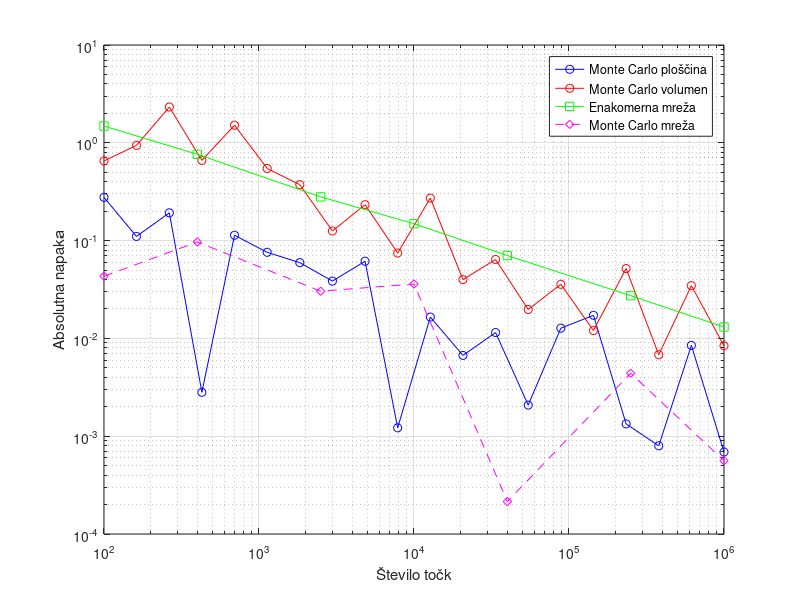
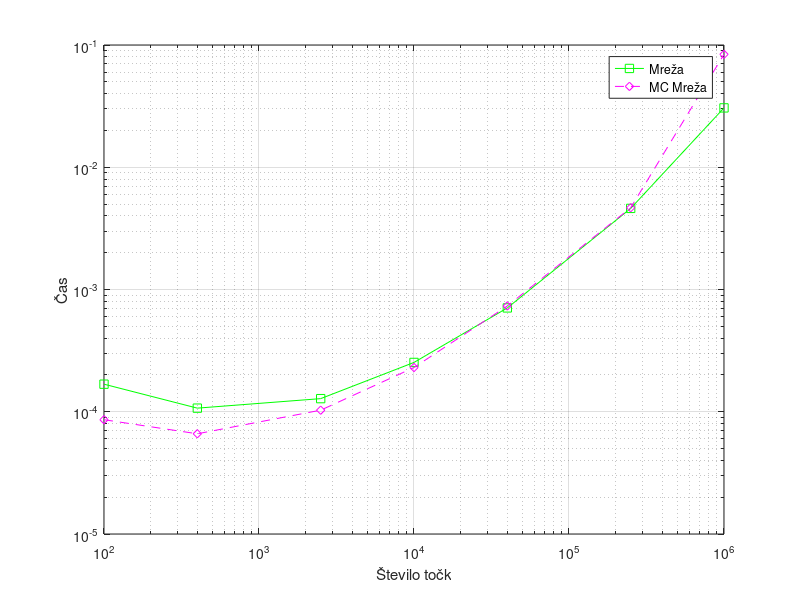

MATLAB code to generate these figures, in order:
%prva naloga

%parametri za elipso in elipsoid 
a = 2; %x
b = 1; %y
c = 3; %z

prava_ploscina = pi * a * b;
pravi_volumen = (4/3)*pi*a*b*c;


%parametri za monte carlo
N_vrednosti = round(logspace(2, 6, 20));
napaka_ploscina = zeros(size(N_vrednosti));
napaka_volumen = zeros(size(N_vrednosti));
cas_ploscina = zeros(size(N_vrednosti));
cas_volumen = zeros(size(N_vrednosti));

%integral za ploscino
for i = 1:length(N_vrednosti)
    N = N_vrednosti(i);
    x = -a + 2*a*rand(N,1);
    y = -b + 2*b*rand(N,1);
    tic;
    znotraj = (x.^2 / a^2 + y.^2 / b^2) <= 1;
    priblizek_ploscina = 4*a*b * sum(znotraj) / N;
    napaka_ploscina(i) = abs(priblizek_ploscina-prava_ploscina);
    cas_ploscina(i) = toc;
end

% integral za volumen
for i = 1:length(N_vrednosti)
    N = N_vrednosti(i);
    x = -a + 2*a*rand(N, 1);
    y = -b + 2*b*rand(N, 1);
    z = -c + 2*c*rand(N, 1);
    tic;
    znotraj = (x.^2 / a^2 + y.^2 / b^2 + z.^2 / c^2) <= 1;
    priblizek_volumen = 8*a*b*c * sum(znotraj) / N;
    napaka_volumen(i) = abs(priblizek_volumen - pravi_volumen);
    cas_volumen(i) = toc;
end

%enakomerna mreza
n_vrednosti = [10, 20, 50, 100, 200, 500, 1000];
n_mreza = n_vrednosti.^2;
napaka_ploscina_mreza = zeros(size(n_vrednosti));
cas_mreza = zeros(size(n_vrednosti));

for i = 1:length(n_vrednosti)
    n = n_vrednosti(i);
    x = linspace(-a, a, n);
    y = linspace(-b, b, n);
    [X, Y] = meshgrid(x, y);
    tic;
    znotraj = (X.^2 / a^2 + Y.^2 / b^2) <= 1;
    priblizek_ploscine_mreza = 4*a*b * sum(znotraj(:)) / n^2;
    napaka_ploscina_mreza(i) = abs(priblizek_ploscine_mreza - prava_ploscina);
    cas_mreza(i) = toc;
end

% MC for grid-comparable N values
napaka_mrezaN = zeros(size(n_mreza));
cas_mrezaN = zeros(size(n_mreza));
for i = 1:length(n_mreza)
    N = n_mreza(i);
    x = -a + 2*a*rand(N, 1);
    y = -b + 2*b*rand(N, 1);
    tic;
    znotraj = (x.^2 / a^2 + y.^2 / b^2) <= 1;
    priblizek_ploscinaN = 4*a*b * sum(znotraj) / N;
    napaka_mrezaN(i) = abs(priblizek_ploscinaN - prava_ploscina);
    cas_mrezaN(i) = toc;
end

figure;
loglog(N_vrednosti, napaka_ploscina, 'b-o', 'DisplayName', 'Monte Carlo ploščina');
hold on;
loglog(N_vrednosti, napaka_volumen,'r-o', 'DisplayName', 'Monte Carlo volumen');
loglog(n_mreza, napaka_ploscina_mreza, 'g-s', 'DisplayName', 'Enakomerna mreža');
loglog(n_mreza, napaka_mrezaN, 'm--d', 'DisplayName', 'Monte Carlo mreža');
xlabel('Število točk');
ylabel('Absolutna napaka');
legend('Location', 'northeast');
%title('Napaka in število točk');
grid on;

figure;
loglog(n_mreza, cas_mreza, 'g-s', 'DisplayName', 'Mreža');
hold on;
loglog(n_mreza, cas_mrezaN, 'm--d', 'DisplayName', 'MC Mreža');
xlabel('Število točk');
ylabel('Čas');
legend('Location', 'northeast');
grid on;